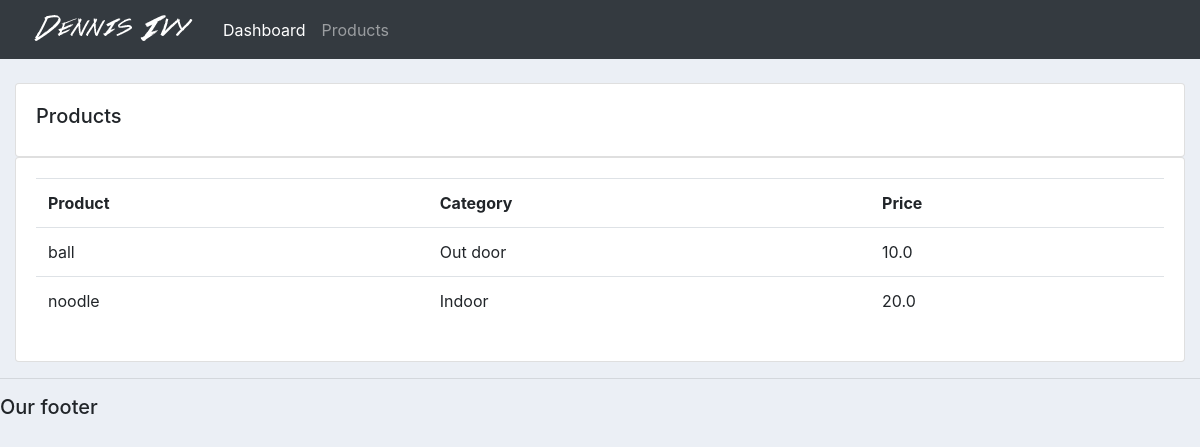
Screenshot of /accounts/products/ with the database file from the repository.
### accounts/models.py (models this page shows, shortened)
class Products(models.Model):
    CATEGORY = (
        ('Indoor', 'Indoor'),
        ('Out door', 'Out door'),
    )
    name = models.CharField(max_length=200, null=True)
    price = models.FloatField(null=True)
    category = models.CharField(max_length=200, null=True, choices=CATEGORY)
    description = models.CharField(max_length=200, null=True)
    date_created = models.DateTimeField(auto_now_add=True, null=True)
    tag = models.ManyToManyField(Tag)

### accounts/views.py (the view)
# urls.py: path('products/', views.products, name='products'),
def products(request):
    product = Products.objects.all()
    context = {'product': product}
    return render(request, 'accounts/products.html', context)

### accounts/templates/accounts/products.html
{%  extends 'accounts/main.html' %}
{% block content %}
		<br>
		<div class="row">
			<div class="col-md">
				<div class="card card-body">
					<h5>Products</h5>
				</div>
				<div class="card card-body">
					<table class="table">
						<tr>
							<th>Product</th>
							<th>Category</th>
							<th>Price</th>
						</tr>
						{% for prod in product %}
						<tr>
							<td>{{ prod.name }}</td>
							<td>{{ prod.category }}</td>
							<td>{{ prod.price }}</td>
						</tr>
						{% endfor %}
					</table>
				</div>
			</div>
		</div>
{% endblock content %}

### static/css/main.css (style rules this page uses)
body { background-color: #ebeff5; }

### rows the page displays
Products: name "ball", category "Out door", price "10.0"
Products: name "noodle", category "Indoor", price "20.0"
